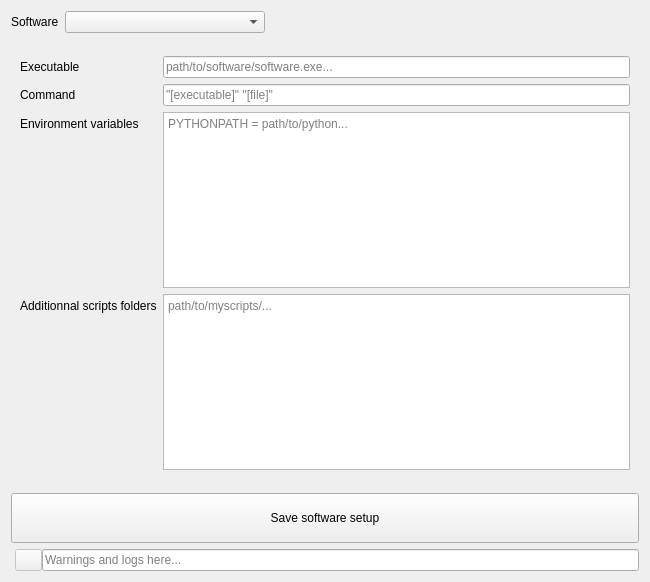
<?xml version="1.0" encoding="UTF-8"?>
<ui version="4.0">
 <class>Form</class>
 <widget class="QWidget" name="Form">
  <property name="geometry">
   <rect>
    <x>0</x>
    <y>0</y>
    <width>650</width>
    <height>582</height>
   </rect>
  </property>
  <property name="windowTitle">
   <string>Form</string>
  </property>
  <layout class="QVBoxLayout" name="verticalLayout_3">
   <property name="leftMargin">
    <number>0</number>
   </property>
   <property name="topMargin">
    <number>0</number>
   </property>
   <property name="rightMargin">
    <number>0</number>
   </property>
   <property name="bottomMargin">
    <number>0</number>
   </property>
   <item>
    <layout class="QVBoxLayout" name="verticalLayout">
     <property name="leftMargin">
      <number>11</number>
     </property>
     <property name="topMargin">
      <number>11</number>
     </property>
     <property name="rightMargin">
      <number>11</number>
     </property>
     <property name="bottomMargin">
      <number>11</number>
     </property>
     <item>
      <layout class="QVBoxLayout" name="verticalLayout_2">
       <item>
        <layout class="QHBoxLayout" name="horizontalLayout">
         <item>
          <widget class="QLabel" name="label">
           <property name="text">
            <string>Software</string>
           </property>
          </widget>
         </item>
         <item>
          <widget class="QComboBox" name="setup_softwares_comboBox">
           <property name="minimumSize">
            <size>
             <width>200</width>
             <height>0</height>
            </size>
           </property>
          </widget>
         </item>
         <item>
          <spacer name="horizontalSpacer">
           <property name="orientation">
            <enum>Qt::Horizontal</enum>
           </property>
           <property name="sizeHint" stdset="0">
            <size>
             <width>40</width>
             <height>20</height>
            </size>
           </property>
          </spacer>
         </item>
        </layout>
       </item>
       <item>
        <spacer name="verticalSpacer">
         <property name="orientation">
          <enum>Qt::Vertical</enum>
         </property>
         <property name="sizeHint" stdset="0">
          <size>
           <width>20</width>
           <height>40</height>
          </size>
         </property>
        </spacer>
       </item>
       <item>
        <widget class="QFrame" name="frame">
         <layout class="QFormLayout" name="formLayout">
          <item row="0" column="0">
           <widget class="QLabel" name="label_2">
            <property name="text">
             <string>Executable</string>
            </property>
           </widget>
          </item>
          <item row="0" column="1">
           <widget class="QLineEdit" name="executable_lineEdit">
            <property name="readOnly">
             <bool>false</bool>
            </property>
            <property name="placeholderText">
             <string>path/to/software/software.exe...</string>
            </property>
           </widget>
          </item>
          <item row="2" column="0">
           <widget class="QLabel" name="label_3">
            <property name="text">
             <string>Environment variables</string>
            </property>
           </widget>
          </item>
          <item row="2" column="1">
           <widget class="QTextEdit" name="env_textEdit">
            <property name="placeholderText">
             <string>PYTHONPATH = path/to/python...</string>
            </property>
           </widget>
          </item>
          <item row="3" column="0">
           <widget class="QLabel" name="label_4">
            <property name="text">
             <string>Additionnal scripts folders</string>
            </property>
           </widget>
          </item>
          <item row="3" column="1">
           <widget class="QTextEdit" name="additionnal_textEdit">
            <property name="placeholderText">
             <string>path/to/myscripts/...</string>
            </property>
           </widget>
          </item>
          <item row="1" column="0">
           <widget class="QLabel" name="label_5">
            <property name="text">
             <string>Command</string>
            </property>
           </widget>
          </item>
          <item row="1" column="1">
           <widget class="QLineEdit" name="command_lineEdit">
            <property name="placeholderText">
             <string>&quot;[executable]&quot; &quot;[file]&quot;</string>
            </property>
           </widget>
          </item>
         </layout>
        </widget>
       </item>
       <item>
        <spacer name="verticalSpacer_2">
         <property name="orientation">
          <enum>Qt::Vertical</enum>
         </property>
         <property name="sizeHint" stdset="0">
          <size>
           <width>20</width>
           <height>40</height>
          </size>
         </property>
        </spacer>
       </item>
       <item>
        <widget class="QPushButton" name="save_setup_pushButton">
         <property name="minimumSize">
          <size>
           <width>0</width>
           <height>50</height>
          </size>
         </property>
         <property name="text">
          <string>Save software setup</string>
         </property>
        </widget>
       </item>
      </layout>
     </item>
     <item>
      <widget class="QFrame" name="log_frame">
       <layout class="QHBoxLayout" name="log_layout">
        <property name="spacing">
         <number>0</number>
        </property>
        <property name="leftMargin">
         <number>0</number>
        </property>
        <property name="topMargin">
         <number>0</number>
        </property>
        <property name="rightMargin">
         <number>0</number>
        </property>
        <property name="bottomMargin">
         <number>0</number>
        </property>
        <item>
         <spacer name="horizontalSpacer_6">
          <property name="orientation">
           <enum>Qt::Horizontal</enum>
          </property>
          <property name="sizeType">
           <enum>QSizePolicy::Fixed</enum>
          </property>
          <property name="sizeHint" stdset="0">
           <size>
            <width>4</width>
            <height>2</height>
           </size>
          </property>
         </spacer>
        </item>
        <item>
         <widget class="QPushButton" name="log_icon">
          <property name="enabled">
           <bool>false</bool>
          </property>
          <property name="maximumSize">
           <size>
            <width>27</width>
            <height>16777215</height>
           </size>
          </property>
          <property name="text">
           <string/>
          </property>
         </widget>
        </item>
        <item>
         <widget class="QLineEdit" name="log_lineEdit">
          <property name="readOnly">
           <bool>true</bool>
          </property>
          <property name="placeholderText">
           <string>Warnings and logs here...</string>
          </property>
         </widget>
        </item>
       </layout>
      </widget>
     </item>
    </layout>
   </item>
  </layout>
 </widget>
 <resources/>
 <connections/>
</ui>
